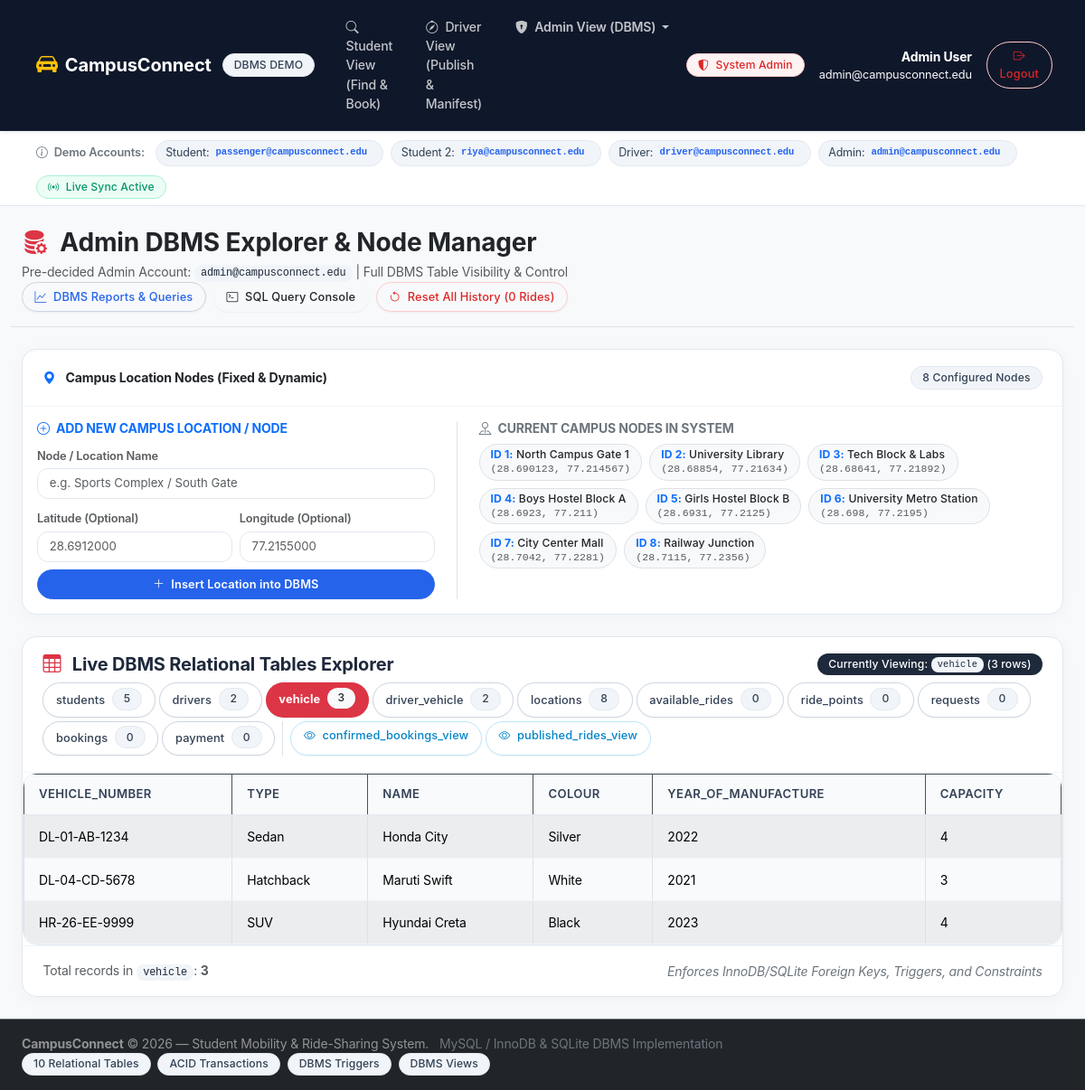
Page /admin?table=vehicle (signed in) on the committed database.
### tables this page shows
CREATE TABLE locations (
        location_id INTEGER PRIMARY KEY AUTOINCREMENT,
        name TEXT UNIQUE NOT NULL,
        latitude REAL,
        longitude REAL
    );

CREATE TABLE vehicle (
        vehicle_number TEXT PRIMARY KEY,
        type TEXT NOT NULL,
        name TEXT NOT NULL,
        colour TEXT,
        year_of_manufacture INTEGER,
        capacity INTEGER NOT NULL CHECK (capacity > 0)
    );

### routes/admin.py (the view)
@admin_bp.route('/admin')
@admin_required
def admin_dashboard():
    selected_table = request.args.get('table', 'students')
    if selected_table not in ALL_TABLES and selected_table not in ALL_VIEWS:
        selected_table = 'students'
    table_data = query_db(f"SELECT * FROM {selected_table} LIMIT 100")
    columns = list(table_data[0].keys()) if table_data else []
    table_counts = {}
    for tbl in ALL_TABLES:
        res = query_db(f"SELECT COUNT(*) AS cnt FROM {tbl}", one=True)
        table_counts[tbl] = res['cnt'] if res else 0
    locations = query_db("SELECT * FROM locations ORDER BY location_id ASC")
    return render_template(
        'admin_view.html',
        all_tables=ALL_TABLES,
        all_views=ALL_VIEWS,
        selected_table=selected_table,
        table_data=table_data,
        columns=columns,
        table_counts=table_counts,
        locations=locations,
        active_tab='tables'
    )

### db.py (called while the page is built, shortened)
def get_connection():
    conn = sqlite3.connect(Config.SQLITE_DB_PATH)
    conn.execute("PRAGMA foreign_keys = ON;")
    conn.row_factory = sqlite3.Row
    return conn, 'sqlite'

def get_db():
    if 'db' not in g:
        conn, db_type = get_connection()
        g.db = conn
        g.db_type = db_type
    return g.db, g.db_type

def _adapt_query(query, db_type):
    if db_type == 'mysql':
        return query.replace('?', '%s')
    return query

def query_db(query, args=(), one=False):
    conn, db_type = get_db()
    sql = _adapt_query(query, db_type)
    if db_type == 'mysql':
        cursor = conn.cursor(dictionary=True)
        cursor.execute(sql, args)
        rv = cursor.fetchall()
        cursor.close()
        return (rv[0] if rv else None) if one else rv
    else:
        cursor = conn.cursor()
        cursor.execute(sql, args)
        rv = cursor.fetchall()
        cursor.close()
        if rv:
            rows = [dict(r) for r in rv]
            return rows[0] if one else rows
        return None if one else []

### routes/auth.py (called while the page is built)
def admin_required(f):
    @wraps(f)
    def decorated_function(*args, **kwargs):
        if 'user_id' not in session:
            flash('Please log in to access this page.', 'warning')
            return redirect(url_for('auth.login'))
        if session.get('role') != 'ADMIN':
            flash('Access restricted to System Administrators.', 'danger')
            return redirect(url_for('student.student_dashboard'))
        return f(*args, **kwargs)
    return decorated_function

### templates/admin_view.html (shortened to what this page needs)
{% extends 'base.html' %}
{% block content %}
<div class="row g-4">
    <div class="col-12 d-flex flex-wrap justify-content-between align-items-center border-bottom pb-3">
        <div>
            <h3 class="fw-bold mb-1 text-dark">
                <i class="bi bi-database-fill-gear text-danger me-2"></i> Admin DBMS Explorer & Node Manager
            </h3>
            <p class="text-muted mb-0 small">
                Pre-decided Admin Account: <code>admin@campusconnect.edu</code> | Full DBMS Table Visibility & Control
            </p>
        </div>
        <div class="d-flex gap-2">
            <a href="{{ url_for('admin.admin_reports') }}" class="btn btn-outline-primary btn-sm">
                <i class="bi bi-graph-up me-1"></i> DBMS Reports & Queries
            </a>
            <a href="{{ url_for('admin.admin_sql') }}" class="btn btn-outline-dark btn-sm">
                <i class="bi bi-terminal me-1"></i> SQL Query Console
            </a>
            <form action="{{ url_for('admin.reset_demo_data') }}" method="POST" class="d-inline" onsubmit="return confirm('Remove all history? This wipes test rides, bookings, and payments back to a fresh 0-ride presentation state.');">
                <button type="submit" class="btn btn-outline-danger btn-sm">
                    <i class="bi bi-arrow-counterclockwise me-1"></i> Reset All History (0 Rides)
                </button>
            </form>
        </div>
    </div>
    <div class="col-12">
        <div class="card border-0 shadow-sm rounded-4">
            <div class="card-header bg-white py-3 border-bottom d-flex justify-content-between align-items-center">
                <span class="fw-bold fs-7 text-dark">
                    <i class="bi bi-geo-alt-fill text-primary me-2"></i> Campus Location Nodes (Fixed & Dynamic)
                </span>
                <span class="badge bg-secondary">{{ locations|length }} Configured Nodes</span>
            </div>
            <div class="card-body p-3">
                <div class="row g-3">
                    <div class="col-lg-5 border-end pe-lg-4">
                        <h6 class="fw-bold text-primary mb-2 small text-uppercase">
                            <i class="bi bi-plus-circle me-1"></i> Add New Campus Location / Node
                        </h6>
                        <form action="{{ url_for('admin.add_location') }}" method="POST" class="row g-2">
                            <div class="col-12">
                                <label class="form-label fs-8 fw-semibold text-muted mb-1">Node / Location Name</label>
                                <input type="text" class="form-control form-control-sm" name="name" placeholder="e.g. Sports Complex / South Gate" required>
                            </div>
                            <div class="col-6">
                                <label class="form-label fs-8 fw-semibold text-muted mb-1">Latitude (Optional)</label>
                                <input type="number" step="0.0000001" class="form-control form-control-sm" name="latitude" placeholder="28.6912000">
                            </div>
                            <div class="col-6">
                                <label class="form-label fs-8 fw-semibold text-muted mb-1">Longitude (Optional)</label>
                                <input type="number" step="0.0000001" class="form-control form-control-sm" name="longitude" placeholder="77.2155000">
                            </div>
                            <div class="col-12 mt-2">
                                <button type="submit" class="btn btn-primary btn-sm w-100 fw-semibold">
                                    <i class="bi bi-plus-lg me-1"></i> Insert Location into DBMS
                                </button>
                            </div>
                        </form>
                    </div>
                    <div class="col-lg-7 ps-lg-4">
                        <h6 class="fw-bold text-secondary mb-2 small text-uppercase">
                            <i class="bi bi-pin-map me-1"></i> Current Campus Nodes in System
                        </h6>
                        <div class="d-flex flex-wrap gap-2">
                            {% for loc in locations %}
                                <div class="badge bg-light text-dark border p-2 text-start">
                                    <span class="fw-bold text-primary">ID {{ loc.location_id }}:</span> {{ loc.name }}
                                    {% if loc.latitude and loc.longitude %}
                                        <div class="fs-9 text-muted font-monospace mt-1">({{ loc.latitude }}, {{ loc.longitude }})</div>
                                    {% endif %}
                                </div>
                            {% endfor %}
                        </div>
                    </div>
                </div>
            </div>
        </div>
    </div>
    <div class="col-12">
        <div class="card border-0 shadow-sm rounded-3">
            <div class="card-header bg-white py-3 border-bottom">
                <div class="d-flex flex-wrap justify-content-between align-items-center gap-2 mb-2">
                    <h5 class="fw-bold mb-0">
                        <i class="bi bi-table text-danger me-2"></i> Live DBMS Relational Tables Explorer
                    </h5>
                    <span class="badge bg-dark">Currently Viewing: <code>{{ selected_table }}</code> ({{ table_data|length }} rows)</span>
                </div>
                <div class="d-flex flex-wrap gap-1 mt-2">
                    {% for tbl in all_tables %}
                        <a href="{{ url_for('admin.admin_dashboard', table=tbl) }}"
                           class="btn btn-sm {% if selected_table == tbl %}btn-danger fw-bold{% else %}btn-outline-secondary{% endif %}">
                            {{ tbl }}
                            <span class="badge {% if selected_table == tbl %}bg-light text-dark{% else %}bg-secondary{% endif %} ms-1">
                                {{ table_counts.get(tbl, 0) }}
                            </span>
                        </a>
                    {% endfor %}
                    {% for vw in all_views %}
                        <a href="{{ url_for('admin.admin_dashboard', table=vw) }}"
                           class="btn btn-sm {% if selected_table == vw %}btn-info text-dark fw-bold{% else %}btn-outline-info{% endif %}">
                            <i class="bi bi-eye me-1"></i> {{ vw }}
                        </a>
                    {% endfor %}
                </div>
            </div>
            <div class="card-body p-0">
                {% if table_data %}
                <div class="table-responsive" style="max-height: 520px;">
                    <table class="table table-hover table-striped table-bordered align-middle mb-0 small">
                        <thead class="table-dark sticky-top">
                            <tr>
                                {% for col in columns %}
                                    <th>{{ col }}</th>
                                {% endfor %}
                            </tr>
                        </thead>
                        <tbody>
                            {% for row in table_data %}
                            <tr>
                                {% for col in columns %}
                                    <td>
                                        {% if 'password' in col %}
                                            <span class="font-monospace text-muted small">[Encrypted Hash]</span>
                                        {% elif row[col] is none %}
                                            <span class="badge bg-secondary-subtle text-secondary small">NULL</span>
                                        {% elif 'status' in col %}
                                            <span class="badge {% if row[col] in ['CONFIRMED', 'PUBLISHED', 'PAID'] %}bg-success{% elif row[col] in ['CANCELLED', 'FAILED'] %}bg-danger{% else %}bg-secondary{% endif %}">
                                                {{ row[col] }}
                                            </span>
                                        {% else %}
                                            {{ row[col] }}
                                        {% endif %}
                                    </td>
                                {% endfor %}
                            </tr>
                            {% endfor %}
                        </tbody>
                    </table>
                </div>
                {% else %}
                <div class="text-center py-5 text-muted">
                    <i class="bi bi-inbox display-6 d-block mb-2 text-secondary"></i>
                    Table <code>{{ selected_table }}</code> is currently empty.
                </div>
                {% endif %}
            </div>
            <div class="card-footer bg-light py-2 text-muted small d-flex justify-content-between align-items-center">
                <span>Total records in <code>{{ selected_table }}</code>: <strong>{{ table_data|length }}</strong></span>
                <span class="fst-italic text-secondary">Enforces InnoDB/SQLite Foreign Keys, Triggers, and Constraints</span>
            </div>
        </div>
    </div>
</div>
{% endblock %}

### static/css/style.css (style rules this page uses)
:root { --primary: #2563eb; --primary-hover: #1d4ed8; --primary-light: #eff6ff; --success: #10b981; --success-light: #ecfdf5; --warning: #f59e0b; --warning-light: #fffbeb; --danger: #ef4444; --danger-light: #fef2f2; --info: #06b6d4; --info-light: #ecfeff; --slate-50: #f8fafc; --slate-100: #f1f5f9; --slate-200: #e2e8f0; --slate-300: #cbd5e1; --slate-600: #475569; --slate-700: #334155; --slate-800: #1e293b; --slate-900: #0f172a; --bs-font-sans-serif: -apple-system, BlinkMacSystemFont, "Inter", "Segoe UI", Roboto, "Helvetica Neue", Arial, sans-serif; --bs-body-font-family: var(--bs-font-sans-serif); --bs-body-bg: #f8fafc; --bs-body-color: #334155; }
body { font-family: var(--bs-body-font-family); background-color: var(--bs-body-bg); color: var(--bs-body-color); -webkit-font-smoothing: antialiased; letter-spacing: -0.01em; }
.card { border-radius: 20px !important; border: 1px solid var(--slate-200) !important; background-color: #ffffff; box-shadow: 0 4px 20px -2px rgba(15, 23, 42, 0.04) !important; overflow: hidden; transition: transform 0.2s ease, box-shadow 0.2s ease; }
.card-header { background-color: #ffffff !important; color: var(--slate-800) !important; border-bottom: 1px solid var(--slate-100) !important; padding: 1.15rem 1.4rem !important; border-top-left-radius: 20px !important; border-top-right-radius: 20px !important; }
.card-footer { background-color: #ffffff !important; border-top: 1px solid var(--slate-100) !important; border-bottom-left-radius: 20px !important; border-bottom-right-radius: 20px !important; padding: 1rem 1.4rem !important; }
.btn { border-radius: 9999px !important; padding: 0.52rem 1.25rem; font-weight: 500; font-size: 0.88rem; letter-spacing: 0.01em; border: 1.5px solid transparent; transition: all 0.18s cubic-bezier(0.16, 1, 0.3, 1); box-shadow: 0 1px 2px rgba(0, 0, 0, 0.05); }
.btn-sm { border-radius: 9999px !important; padding: 0.35rem 0.85rem !important; font-size: 0.8rem !important; }
.btn-primary { background-color: var(--primary) !important; border-color: var(--primary) !important; color: #ffffff !important; }
.btn-outline-primary { border-color: var(--slate-300) !important; color: var(--primary) !important; background-color: transparent !important; }
.btn-outline-secondary { border-color: var(--slate-300) !important; color: var(--slate-700) !important; background-color: #ffffff !important; }
.btn-outline-danger { border-color: #fecaca !important; color: #dc2626 !important; }
.btn-outline-info { border-color: #bae6fd !important; color: #0284c7 !important; }
.form-control, .form-select { border-radius: 14px !important; border: 1.5px solid var(--slate-200) !important; padding: 0.6rem 1rem !important; font-size: 0.9rem !important; background-color: #ffffff !important; color: var(--slate-800) !important; box-shadow: none !important; transition: border-color 0.15s ease, box-shadow 0.15s ease; }
.form-control-sm, .form-select-sm { border-radius: 12px !important; padding: 0.4rem 0.8rem !important; font-size: 0.825rem !important; }
.badge { border-radius: 9999px !important; font-weight: 500 !important; font-size: 0.76rem !important; padding: 0.35rem 0.75rem !important; letter-spacing: 0.01em; }
.badge.bg-secondary { background-color: var(--slate-100) !important; color: var(--slate-700) !important; border: 1px solid var(--slate-200); }
.badge.bg-dark { background-color: var(--slate-800) !important; color: #ffffff !important; }
.rounded-2, .rounded-3, .rounded-4 { border-radius: 16px !important; }
.table-responsive { border-radius: 16px !important; overflow: hidden; border: 1px solid var(--slate-200); }
.table { margin-bottom: 0 !important; background-color: #ffffff; }
.table thead th { background-color: var(--slate-50) !important; color: var(--slate-700) !important; font-weight: 600; font-size: 0.82rem; text-transform: uppercase; letter-spacing: 0.03em; border-bottom: 1px solid var(--slate-200) !important; padding: 0.75rem 1rem !important; }
.table tbody td { padding: 0.8rem 1rem !important; border-bottom: 1px solid var(--slate-100) !important; vertical-align: middle; }
code { background-color: var(--slate-100) !important; color: var(--slate-800) !important; border-radius: 8px !important; padding: 0.15rem 0.45rem !important; font-size: 0.85em; }
.fs-7 { font-size: 0.88rem; }
.fs-8 { font-size: 0.8rem; }
.fs-9 { font-size: 0.72rem; }

### rows in the picture
locations: location_id "1", name "North Campus Gate 1", latitude "28.690123", longitude "77.214567"
locations: location_id "2", name "University Library", latitude "28.68854", longitude "77.21634"
locations: location_id "3", name "Tech Block & Labs", latitude "28.68641", longitude "77.21892"
locations: location_id "4", name "Boys Hostel Block A", latitude "28.6923", longitude "77.211"
locations: location_id "5", name "Girls Hostel Block B", latitude "28.6931", longitude "77.2125"
locations: location_id "6", name "University Metro Station", latitude "28.698", longitude "77.2195"
locations: location_id "7", name "City Center Mall", latitude "28.7042", longitude "77.2281"
locations: location_id "8", name "Railway Junction", latitude "28.7115", longitude "77.2356"
vehicle: vehicle_number "DL-01-AB-1234" "Sedan" "Honda City" "Silver" "2022" "4"
vehicle: vehicle_number "DL-04-CD-5678" "Hatchback" "Maruti Swift" "White" "2021" "3"
vehicle: vehicle_number "HR-26-EE-9999" "SUV" "Hyundai Creta" "Black" "2023" "4"

### other values in the picture
{{ session.get('first_name') }} "Admin"
{{ session.get('last_name') }} "User"
{{ session.get('email') }} "admin@campusconnect.edu"
{{ locations|length }} "8"
{{ selected_table }} "vehicle"
{{ table_data|length }} "3"
{{ tbl }} "students" "drivers" "vehicle" "driver_vehicle" "locations" "available_rides" "ride_points" "requests" "bookings" "payment"
{{ table_counts.get(tbl, 0) }} "5" "2" "3" "2" "8" "0" "0" "0" "0" "0"
{{ vw }} "confirmed_bookings_view" "published_rides_view"
{{ col }} "VEHICLE_NUMBER" "TYPE" "NAME" "COLOUR" "YEAR_OF_MANUFACTURE" "CAPACITY"
